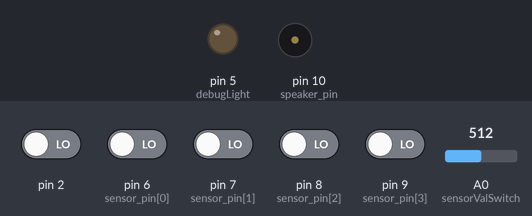
This sketch was run on a simulated Arduino Uno, built with avr-gcc and run on an emulated ATmega328P. On the bench: output pins drawn as LEDs (lit = HIGH), buzzer (waves = sounding). The test bench sets the inputs (shaded band); at power-on: pin 2, pin 6 (sensor_pin[0]), pin 7 (sensor_pin[1]), pin 8 (sensor_pin[2]), pin 9 (sensor_pin[3]) LOW, A0 (sensorValSwitch) = 512. What the sketch prints to the serial monitor is not drawn.

Above: at 1.2 s.
1.3 s: pin 2 driven HIGH
At 3.9 s:
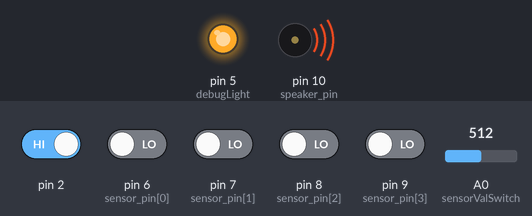
4.3 s: A0 (sensorValSwitch) set to 140
At 6.2 s:
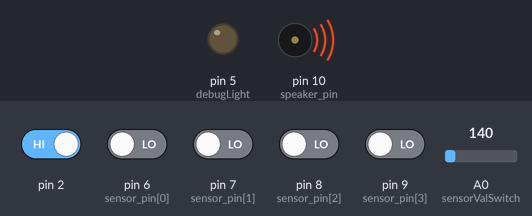
6.7 s: A0 (sensorValSwitch) set to 160
At 7.0 s:
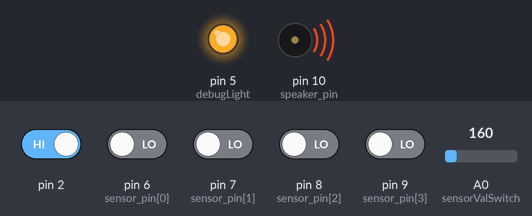
Timing chart, 0 to 14.4 s (numbered marks = the images above; inputs shaded):
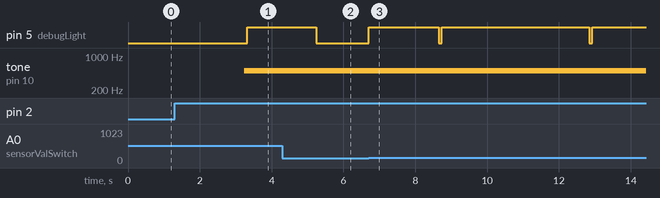

Measured:
- the behaviour switches between 150 and 151 on A0 (sensorValSwitch) (found by bisection; images 2 and 3)
- after the input at 1.3 s, pin 5 (debugLight): LOW → HIGH after 2.0 s; tone on pin 10 (speaker_pin): silent → 500 Hz after 1.9 s
- after the input at 4.3 s, pin 5 (debugLight): HIGH → LOW after 0.94 s
- after the input at 6.7 s, pin 5 (debugLight): goes HIGH 2.0 s, LOW 0.08 s, HIGH 4.1 s, LOW 0.08 s, then HIGH, starting at once

The sketch:

final_code.ino
```cpp
const int speaker_pin = 10; //the alarm speaker pin value is 10
const int sensorValSwitch = 0; //pin A0  analog input
const int debugLight = 5; //pin connected to the light for every button press
const int sensor_pin[] = {6,7,8,9}; //sets the pin numbers for pins that sense a break in

int passCode [] = {0,2,4,4}; //the password to deactivate the alarm, can be changed at any time
int userGuess[4]; // the array holding the user's guesses

int digitCounter = 0; //Counter to keep track of how many input digits have been inputted
int sensorVal; //the value of the analog pin sensing the voltage

long currTime; //the current time variable used for timing
float trip_duration = 0; //the amount of time the sensor (interrupt) is tripped for
float start_time = 0; //the start time used for timing
boolean alarm_deactivated = false; //true when alarm is deactivated and false as soon as it is deactivated


volatile int state = LOW; //will turn high
volatile int activatedPin;

//these variable relate to the millis substitute
volatile unsigned long rollOver = 0; //will count the roll overs
volatile unsigned long mill = 0; //used as a millis that is not quite so accurate

void setup(){
	attachInterrupt(0,trip,CHANGE);

        //setting the pins that detect which interrupt is triggered to input pins
	pinMode(sensor_pin[0], INPUT);
	pinMode(sensor_pin[1], INPUT);
	pinMode(sensor_pin[2], INPUT);
	pinMode(sensor_pin[3], INPUT);

        //the light and speaker pins are labelled as outputs
	pinMode(debugLight, OUTPUT);
	pinMode(speaker_pin, OUTPUT);

        //starts serial monitor with a speed of 9600 bits per second
	Serial.begin(9600);

	TCCR1A = 0; //setting Timer Register Control Counter 1 A to zero and setting the counter to the normal mode of operation
        TCCR1B = (_BV(CS11) | _BV(CS10)); // prescaler to 64 by setting the bit value of the bits CS11 and CS10 to 1 specifying these bits within the byte

        //interrupt triggered for every roll over of TCNT1
        //TIMSK1 is the timer/counter interrupt mask register
        //TOIE1 is the timer/counter overflow interupt enable
        TIMSK1 = (_BV(TOIE1));//
        //TIMSK1 = (1 << TOIE1);
        TCNT1 = 0;    //setting the counter to zero to clear any data that might remain from previous times
}

void loop(){
	start_time = mill;
	trip_duration = 0;
	alarm_deactivated = false;
	Serial.print("Alarm deactivated...: ");
	Serial.print("State: ");
	Serial.print(state);
	Serial.print(" alarm_deactivated: ");
	Serial.print(alarm_deactivated);
	Serial.print(" trip dur: ");
	Serial.println(trip_duration);
	//Loop me when sensor is tripped

	while( (state == HIGH) && (alarm_deactivated == false)) {
		Serial.print("Sensor tripped at pin... ");
		Serial.print(activatedPin);
		Serial.print(" Pin 6: ");
		Serial.print(digitalRead(6));
		Serial.print(" Pin 7: ");
		Serial.print(digitalRead(7));
		Serial.print(" Pin 8: ");
		Serial.print(digitalRead(8));
		Serial.print(" Pin 9: ");
		Serial.print(digitalRead(9));
	    Serial.print(" checking for false alarm... ");
		Serial.print("State: ");
		Serial.print(state);
		Serial.print(" alarm_deactivated: ");
		Serial.print(alarm_deactivated);
		Serial.print(" trip dur: ");
		Serial.println(trip_duration);
		trip_duration = mill - start_time;

		//Loop me until the user enters the right code (alarm_deactivated will be true)
		while ((trip_duration > 2000) && (alarm_deactivated == false)){

		    //trigger alarm
		    tone(speaker_pin,500);
		    Serial.println("Alarm has been tripped! Enter the code!");

			//Return boolean result after all testing.
			alarm_deactivated = runCheck();

			//Pretty print statments and run me again!
			if (alarm_deactivated == true){

				Serial.println("Yay got it!");
				//Shut off the alarm
				noTone(speaker_pin);
				// Exit parent while loop
				state = LOW;
			}
			else if (alarm_deactivated == false){

				Serial.print("Expected: ");
				printArray(passCode);
				Serial.print("Got: ");
				printArray(userGuess);
				Serial.println("Try again!");
			}
		}
	}
}

//Run the combination accepting and checking
boolean runCheck(){
	digitCounter = 0; //Setup for user guess
	while(digitCounter != 4){
		sensorVal = analogRead(sensorValSwitch);
		//Check if sensor val (analog input) is not from interference.
		if ((sensorVal > 150) ){
			//Match	the analog sensor value to known list
			matchSensorVal(sensorVal);
			resetSensor(); //Allow time for the user to let go of their finger
		}
	}
	return checkMatchResult();
}

//Print the provided array
void printArray(int array[]){
	for (int i = 0; i<4; i++){
		Serial.print(array[i]);
		Serial.print(" ,");
	}
	Serial.println("");
}

//Run a check on the userGuess to see if it is same as predefined key combination
boolean checkMatchResult(){
	boolean digitCheck = true;
	for (int i = 0; i<4; i++){ //Check each value in the array for a mismatch
		if (passCode[i] != userGuess[i]){
			digitCheck = false; //Mismatch!
		}
	}
	return digitCheck;
}

//Delay creator
void resetSensor(){
	currTime = mill;
	while ((mill - currTime) <1000){
		sensorVal = 0;
		digitalWrite(debugLight, HIGH);
	}
	digitalWrite(debugLight, LOW);
}

void matchSensorVal(int sensorVal){
	Serial.println("Matching Value...");
	// Serial.println(sensorVal);
		if ((sensorVal >= 987) && (sensorVal <= 996)){
			userGuess[digitCounter] = 0;
		}

		else if ((sensorVal >= 949) && (sensorVal <= 958)){
			userGuess[digitCounter] = 1;
		}

		else if ((sensorVal >= 789) && (sensorVal <= 801)){
			userGuess[digitCounter] = 2;
		}

		else if ((sensorVal >= 639) && (sensorVal <= 650)){
			userGuess[digitCounter] = 3;
		}

		else if ((sensorVal >= 1009) && (sensorVal <= 1022)){
			userGuess[digitCounter] = 4;
		}

		else if ((sensorVal >= 552) && (sensorVal <= 563)){
			userGuess[digitCounter] = 5;
		}

		else if ((sensorVal >= 310) && (sensorVal <= 322)){
			userGuess[digitCounter] = 6;
		}

		else if ((sensorVal >= 876) && (sensorVal <= 886)){
			userGuess[digitCounter] = 7;
		}

		else if ((sensorVal >= 740) && (sensorVal <= 780)){
			userGuess[digitCounter] = 8;
		}

		else if ((sensorVal >= 400) && (sensorVal <= 410)){
			userGuess[digitCounter] = 9;
		}

		Serial.print("User guess number ");
		Serial.print(digitCounter);
		Serial.print("is: ");
		Serial.println(userGuess[digitCounter]);
		// Serial.print(" at sensorVal: ");
		// Serial.println(sensorVal);

		digitCounter ++; //Increment digit guess
}

// interrupt handler function
void trip(){
	state = !state;
	activatedPin=0;
	for (int i =6; i<10; i++)
		if (digitalRead(i) == HIGH){
			activatedPin = i;
		}
}

ISR(TIMER1_OVF_vect){
  rollOver++;
  mill = ((rollOver*65536 + TCNT1)/250);
}
```
